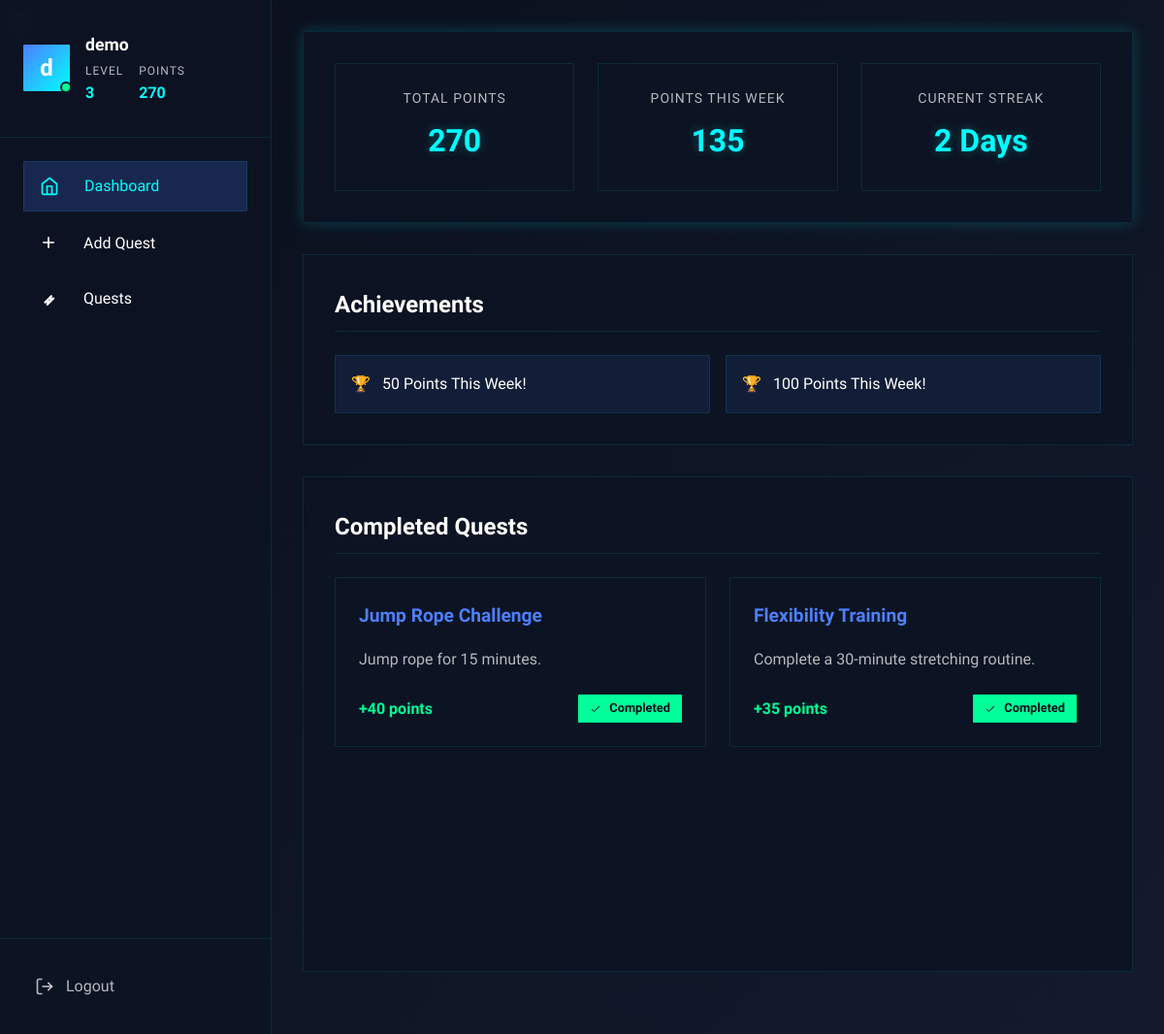
The page /dashboard (signed in) on the database its author committed.
### app.py (models this page shows, shortened)
class User(db.Model):
    id = db.Column(db.Integer, primary_key=True)
    username = db.Column(db.String(80), unique=True, nullable=False)
    password_hash = db.Column(db.String(120), nullable=False)
    points = db.Column(db.Integer, default=0)
    level = db.Column(db.Integer, default=1)
    quests = db.relationship('Quest', backref='user', lazy=True)
    streak = db.Column(db.Integer, default=0)
    last_completed_date = db.Column(db.DateTime, nullable=True)
    points_this_week = db.Column(db.Integer, default=0)
    achievements = db.Column(db.Text, default="")
    daily_quests = db.relationship('DailyQuestAssignment', backref='user', lazy=True)
    last_daily_quest_date = db.Column(db.Date, nullable=True)
    ACHIEVEMENTS = {
            'WEEK_WARRIOR': {
                'id': 'WEEK_WARRIOR',
                'name': '100 Points This Week!',
                'condition': lambda user: user.points_this_week >= 100
            },
            'STREAK_MASTER': {
                'id': 'STREAK_MASTER',
                'name': '7-Day Streak Achieved!',
                'condition': lambda user: user.streak >= 7
            },
            'LEVEL_MASTER': {
                'id': 'LEVEL_MASTER',
                'name': 'Level Master!',
                'condition': lambda user: user.points >= 1000
            },
            'POINTS_PRODIGY': {
                'id': 'POINTS_PRODIGY',
                'name': '500 Points in Total!',
                'condition': lambda user: user.points >= 500
            },
            'WEEK_CHAMPION': {
                'id': 'WEEK_CHAMPION',
                'name': '200 Points This Week!',
                'condition': lambda user: user.points_this_week >= 200
            },
            'STREAK_LEGEND': {
                'id': 'STREAK_LEGEND',
                'name': '14-Day Streak!',
                'condition': lambda user: user.streak >= 14
            },
            'MONTHLY_GRINDER': {
                'id': 'MONTHLY_GRINDER',
                'name': '300 Points in Four Weeks!',
                'condition': lambda user: user.points_this_week >= 300  # Sum up points_this_week over four weeks
            },
            'STREAK_MARATHONER': {
                'id': 'STREAK_MARATHONER',
                'name': '30-Day Streak!',
                'condition': lambda user: user.streak >= 30
            },
            'HALFWAY_HERO': {
                'id': 'HALFWAY_HERO',
                'name': 'Reach Halfway to 1000 Points!',
                'condition': lambda user: user.points >= 500
            },
            'STREAK_STARTER': {
                'id': 'STREAK_STARTER',
                'name': 'First 3-Day Streak!',
                'condition': lambda user: user.streak >= 3
            },
            'WEEK_CONTRIBUTOR': {
                'id': 'WEEK_CONTRIBUTOR',
                'name': '50 Points This Week!',
                'condition': lambda user: user.points_this_week >= 50
            },
            'LIFELONG_LEARNER': {
                'id': 'LIFELONG_LEARNER',
                'name': '2000 Total Points!',
                'condition': lambda user: user.points >= 2000
            }
        }
    def get_achievements(self):
        return [ach.strip() for ach in self.achievements.split(";") if ach.strip()]
    def get_achievement_names(self):
        achievement_ids = self.get_achievements()
        return [self.ACHIEVEMENTS[aid]['name'] for aid in achievement_ids if aid in self.ACHIEVEMENTS]

class Quest(db.Model):
    id = db.Column(db.Integer, primary_key=True)
    name = db.Column(db.String(200), nullable=False)
    description = db.Column(db.Text, nullable=True)
    target = db.Column(db.Integer, nullable=True)
    unit = db.Column(db.String(20), nullable=True)
    tags = db.Column(db.Text, default='[]')  # Store tags as JSON string
    duration = db.Column(db.Integer, nullable=False, default=30)  # Duration in minutes
    difficulty = db.Column(db.String(20), nullable=False, default='Medium')
    reward = db.Column(db.Integer, nullable=False)
    completed = db.Column(db.Boolean, default=False)
    completion_date = db.Column(db.DateTime, nullable=True)
    created_at = db.Column(db.DateTime, default=datetime.utcnow)
    due_date = db.Column(db.DateTime, nullable=True)
    user_id = db.Column(db.Integer, db.ForeignKey('user.id'), nullable=False)
    priority = db.Column(db.Integer, default=1)  # 1 (low) to 5 (high)

### app.py (the view)
@app.route('/dashboard')
def dashboard():
    if 'user_id' not in session:
        return redirect(url_for('login'))
    user = User.query.get_or_404(session['user_id'])
    active_quests = Quest.query.filter(
        Quest.user_id == user.id,
        Quest.completed == False,
        ~Quest.tags.like('%"daily"%')
    ).all()
    completed_quests = Quest.query.filter_by(
        user_id=user.id,
        completed=True
    ).all()
    return render_template('dashboard.html',
                         user=user,
                         completed_quests=completed_quests,
                         stats={
                             'total_points': user.points,
                             'points_this_week': user.points_this_week,
                             'streak': user.streak,
                             'achievements': user.get_achievements(),
                             'active_quests': len(active_quests),
                             'completed_quests': len(completed_quests)
                         })

### templates/dashboard.html (shortened to what this page needs)
    {% extends "base.html" %}
    {% block content %}
        <div class="dashboard-header">
            <div class="stats-overview">
                <div class="stat-card">
                    <div class="stat">
                        <span class="label">Total Points</span>
                        <span class="value">{{ stats.total_points }}</span>
                    </div>
                </div>
                <div class="stat-card">
                    <div class="stat">
                        <span class="label">Points This Week</span>
                        <span class="value">{{ stats.points_this_week }}</span>
                    </div>
                </div>
                <div class="stat-card">
                    <div class="stat">
                        <span class="label">Current Streak</span>
                        <span class="value">{{ stats.streak }} Days</span>
                    </div>
                </div>
            </div>
        </div>
        <section class="achievements-section">
            <h2>Achievements</h2>
            <div class="achievements-list">
                {% if stats.achievements %}
                    <ul>
                        {% for achievement in user.get_achievement_names() %}
                            <li>
                                <span class="achievement-icon">🏆</span>
                                <span class="achievement-text">{{ achievement }}</span>
                            </li>
                        {% endfor %}
                    </ul>
                {% else %}
                    <p class="no-quests">No achievements yet. Complete quests to unlock achievements!</p>
                {% endif %}
            </div>
        </section>
        <section class="completed-quests">
            <h2>Completed Quests</h2>
            <div class="quest-grid-completed">
                {% if completed_quests %}
                    {% for quest in completed_quests[-15:] %}
                        <div class="quest-card completed">
                            <h3>{{ quest.name[:30] + ('...' if quest.name|length > 30 else '') }}</h3>
                            {% if quest.description %}
                                <p>{{ quest.description[:40] + ('...' if quest.description|length > 40 else '') }}</p>
                            {% endif %}
                            <div class="quest-footer">
                                <span class="reward">+{{ quest.reward }} points</span>
                                <span class="completed-badge">
                                    <svg xmlns="http://www.w3.org/2000/svg" width="12" height="12" viewBox="0 0 24 24" fill="none" stroke="currentColor" stroke-width="2">
                                        <path d="M20 6L9 17l-5-5"/>
                                    </svg>
                                    Completed
                                </span>
                            </div>
                        </div>
                    {% endfor %}
                {% else %}
                    <p class="no-quests">No completed quests yet.</p>
                {% endif %}
            </div>
        </section>
    </div>
    {% endblock %}

### templates/base.html (shortened to what this page needs)
    <!DOCTYPE html>
    <html lang="en">
    <head>
        <link rel="stylesheet" href="{{ url_for('static', filename='base.css') }}">
        <link rel="stylesheet" href="{{ url_for('static', filename='dashboard.css') }}">
        <link rel="stylesheet" href="{{ url_for('static', filename='quests.css') }}">
        <link rel="stylesheet" href="{{ url_for('static', filename='add_quests.css') }}">
    </head>
    <body>
        <div class="app-container">
            <button class="nav-toggle" id="nav-toggle" aria-label="Toggle navigation">
            </button>
            <aside class="sidebar" id="sidebar">
                <div class="sidebar-header">
                    <div class="user-profile">
                        <div class="avatar">
                            <span>{{ user.username[0] }}</span>
                            <div class="avatar-status"></div>
                        </div>
                        <div class="user-info">
                            <h3 class="username">{{ user.username }}</h3>
                            <div class="user-stats">
                                <div class="stat">
                                    <span class="label">Level</span>
                                    <span class="value">{{ user.level }}</span>
                                </div>
                                <div class="stat">
                                    <span class="label">Points</span>
                                    <span class="value">{{ user.points }}</span>
                                </div>
                            </div>
                        </div>
                    </div>
                </div>
                <nav class="sidebar-nav">
                    <ul class="nav-list">
                        <li class="nav-item">
                            <a href="{{ url_for('dashboard') }}" class="nav-link {% if request.endpoint == 'dashboard' %}active{% endif %}">
                                <svg xmlns="http://www.w3.org/2000/svg" viewBox="0 0 24 24" fill="none" stroke="currentColor" stroke-width="2">
                                    <path d="M3 9l9-7 9 7v11a2 2 0 0 1-2 2H5a2 2 0 0 1-2-2z"/>
                                    <polyline points="9 22 9 12 15 12 15 22"/>
                                </svg>
                                <span>Dashboard</span>
                            </a>
                        </li>
                        <li class="nav-item">
                            <a href="{{ url_for('add_quest') }}" class="nav-link {% if request.endpoint == 'add_quest' %}active{% endif %}">
                                <svg xmlns="http://www.w3.org/2000/svg" viewBox="0 0 24 24" fill="none" stroke="currentColor" stroke-width="2">
                                    <path d="M12 5v14M5 12h14"/>
                                </svg>
                                <span>Add Quest</span>
                            </a>
                        </li>
                        <li class="nav-item">
                            <a href="{{ url_for('quests') }}" class="nav-link {% if request.endpoint == 'quests' %}active{% endif %}">
                                <svg xmlns="http://www.w3.org/2000/svg" viewBox="0 0 24 24" fill="none" stroke="currentColor" stroke-width="2">
                                    <path d="M12 15l-2 5l9-9l-5 2l2-5l-9 9l5-2z"/>
                                </svg>
                                <span>Quests</span>
                            </a>
                        </li>
                    </ul>
                </nav>
                <div class="sidebar-footer">
                    <a href="{{ url_for('logout') }}" class="logout-link">
                        <svg xmlns="http://www.w3.org/2000/svg" viewBox="0 0 24 24" fill="none" stroke="currentColor" stroke-width="2">
                            <path d="M9 21H5a2 2 0 0 1-2-2V5a2 2 0 0 1 2-2h4"/>
                            <polyline points="16 17 21 12 16 7"/>
                            <line x1="21" y1="12" x2="9" y2="12"/>
                        </svg>
                        <span>Logout</span>
                    </a>
                </div>
            </aside>
            <main class="main-content" id="main-content">
                <div class="content-wrapper">
                    {% block content %}{% endblock %}
                </div>
    </body>
    </html>

### rows shown on the page
User: username "d", username "demo", level "3", points "270", total_points "270"
Quest: name "Jump Rope Challenge", description "Jump rope for 15 minutes.", reward "40"
Quest: name "Flexibility Training", description "Complete a 30-minute stretching routine.", reward "35"

### other values the page prints
{{ stats.points_this_week }} "135"
{{ stats.streak }} "2"
{{ achievement }} "50 Points This Week!" "100 Points This Week!"
